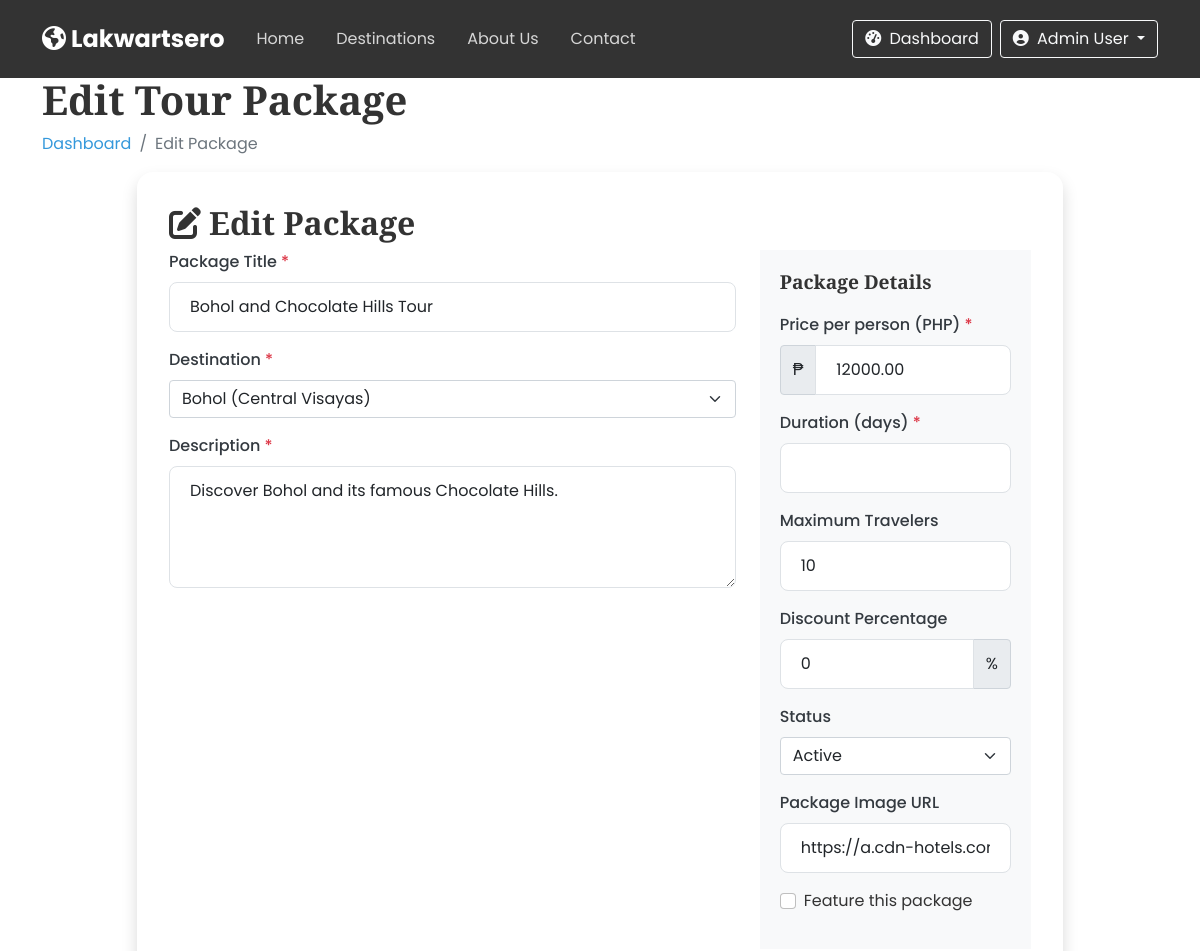
The app's page /edit-package.php?id=4 (signed in, upper part), older data.
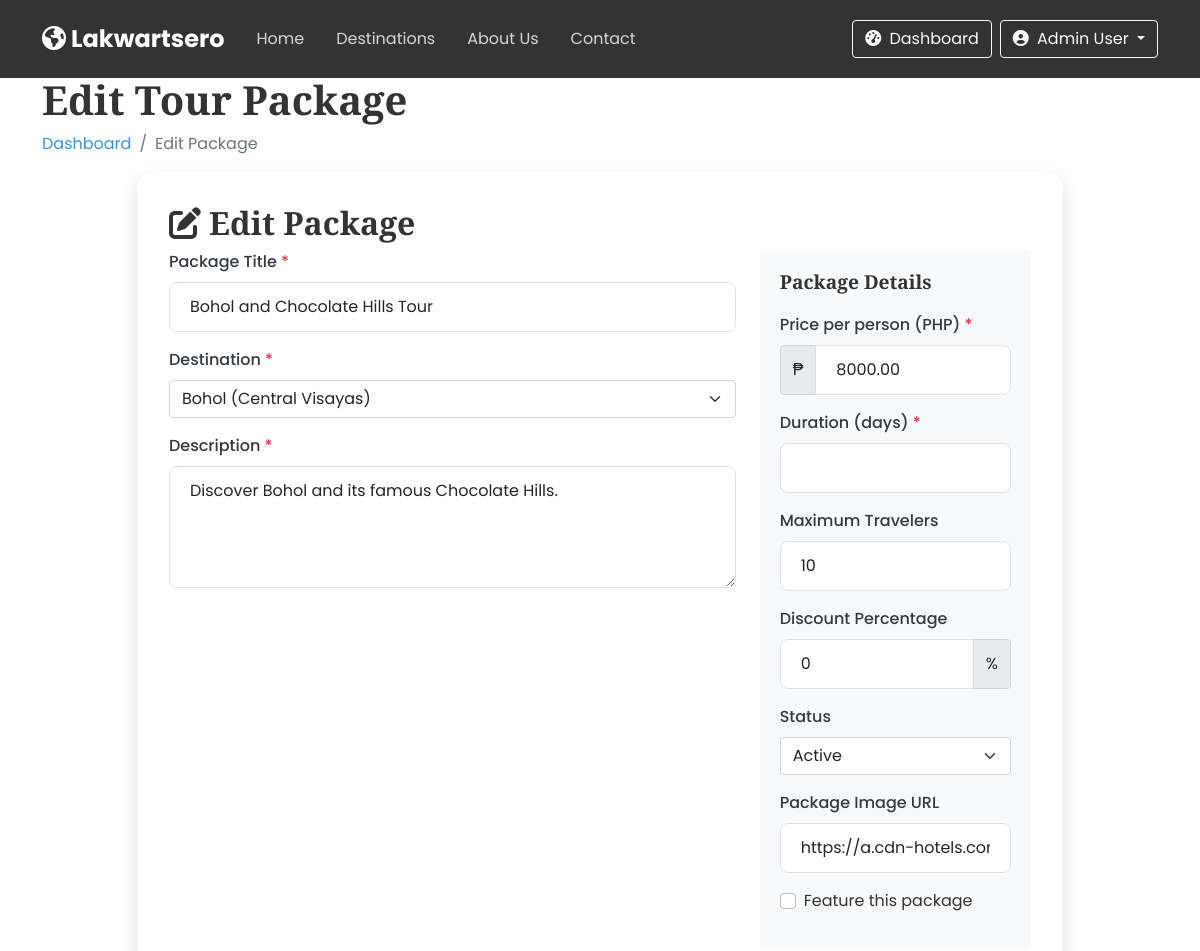
The same page, newer data.
### tables this page shows
CREATE TABLE `packages` (
  `id` int(11) NOT NULL,
  `destination_id` int(11) NOT NULL,
  `title` varchar(100) NOT NULL,
  `description` text DEFAULT NULL,
  `price` decimal(10,2) NOT NULL,
  `duration` int(11) NOT NULL COMMENT 'in days',
  `max_travelers` int(11) DEFAULT 10,
  `itinerary` text DEFAULT NULL,
  `inclusions` text DEFAULT NULL,
  `exclusions` text DEFAULT NULL,
  `featured` tinyint(1) DEFAULT 0,
  `discount_percent` int(11) DEFAULT 0,
  `created_by` int(11) DEFAULT NULL,
  `image_url` varchar(255) DEFAULT NULL,
  `created_at` timestamp NOT NULL DEFAULT current_timestamp(),
  `updated_at` timestamp NOT NULL DEFAULT current_timestamp() ON UPDATE current_timestamp(),
  `status` enum('active','inactive','sold-out') DEFAULT 'active'
);

CREATE TABLE `destinations` (
  `id` int(11) NOT NULL,
  `name` varchar(100) NOT NULL,
  `country` varchar(100) DEFAULT 'Philippines',
  `region` varchar(100) NOT NULL,
  `description` text DEFAULT NULL,
  `image_url` varchar(255) DEFAULT NULL,
  `featured` tinyint(1) DEFAULT 0,
  `popular` tinyint(1) DEFAULT 0,
  `best_time_to_visit` varchar(100) DEFAULT NULL,
  `things_to_do` text DEFAULT NULL,
  `created_at` timestamp NOT NULL DEFAULT current_timestamp(),
  `updated_at` timestamp NOT NULL DEFAULT current_timestamp() ON UPDATE current_timestamp()
);

### includes/functions.php (called while the page is built, shortened)
<?php
function getAllDestinations($conn) {
    $sql = "SELECT * FROM destinations ORDER BY name";
    $result = $conn->query($sql);
    $destinations = [];
    while($row = $result->fetch_assoc()) {
        $destinations[] = $row;
    }
    return $destinations;
}
function getPackageById($conn, $id) {
    $sql = "SELECT p.*, d.name as destination_name, d.country, d.image_url
            FROM packages p
            JOIN destinations d ON p.destination_id = d.id
            WHERE p.id = ?";
    $stmt = $conn->prepare($sql);
    $stmt->bind_param("i", $id);
    $stmt->execute();
    $result = $stmt->get_result();
    return $result->fetch_assoc();
}
?>

### edit-package.php (the view, shortened to what the changed rows need)
<?php
include 'includes/header.php';
$destinations = getAllDestinations($conn);
$packageId = isset($_GET['id']) ? (int)$_GET['id'] : 0;
$package = getPackageById($conn, $packageId);
?>
<section class="dashboard-section">
    <div class="container">
        <div class="dashboard-header" data-aos="fade-up">
            <h1>Edit Tour Package</h1>
        </div>
        <div class="row">
            <div class="col-lg-10 mx-auto">
                <div class="dashboard-card" data-aos="fade-up">
                    <div class="dashboard-card-header">
                        <h2><i class="fas fa-edit me-2"></i>Edit Package</h2>
                    </div>
                    <div class="dashboard-card-body">
                        <form action="edit-package.php?id=<?php echo $packageId; ?>" method="post" id="editPackageForm">
                            <div class="row mb-4">
                                <div class="col-md-8">
                                    <div class="mb-3">
                                        <label for="title" class="form-label">Package Title <span class="text-danger">*</span></label>
                                        <input type="text" class="form-control" id="title" name="title" value="<?php echo htmlspecialchars($package['title']); ?>" required>
                                    </div>
                                    <div class="mb-3">
                                        <label for="destination_id" class="form-label">Destination <span class="text-danger">*</span></label>
                                        <select class="form-select" id="destination_id" name="destination_id" required>
                                            <?php foreach ($destinations as $destination): ?>
                                            <option value="<?php echo $destination['id']; ?>" <?php echo ($destination['id'] == $package['destination_id']) ? 'selected' : ''; ?>>
                                                <?php echo $destination['name']; ?> (<?php echo $destination['region']; ?>)
                                            </option>
                                            <?php endforeach; ?>
                                        </select>
                                    </div>
                                    <div class="mb-3">
                                        <label for="description" class="form-label">Description <span class="text-danger">*</span></label>
                                        <textarea class="form-control" id="description" name="description" rows="4" required><?php echo htmlspecialchars($package['description']); ?></textarea>
                                    </div>
                                </div>
                                <div class="col-md-4">
                                    <div class="package-info-card">
                                        <div class="mb-3">
                                            <div class="input-group">
                                                <span class="input-group-text">₱</span>
                                                <input type="number" class="form-control" id="price" name="price" min="0" step="0.01" value="<?php echo $package['price']; ?>" required>
                                            </div>
                                        </div>
                                        <div class="mb-3">
                                            <label for="image_url" class="form-label">Package Image URL</label>
                                            <input type="url" class="form-control" id="image_url" name="image_url" value="<?php echo htmlspecialchars($package['image_url']); ?>" placeholder="Enter image URL">
                                        </div>
                                    </div>
                                </div>
                            </div>
                        </form>
                    </div>
                </div>
            </div>
        </div>
    </div>
</section>
<?php
include 'includes/footer.php';
?>

Row changes from the older to the newer data that the page shows:
changed packages "Bohol and Chocolate Hills Tour": price "12000.00" → "8000.00"
